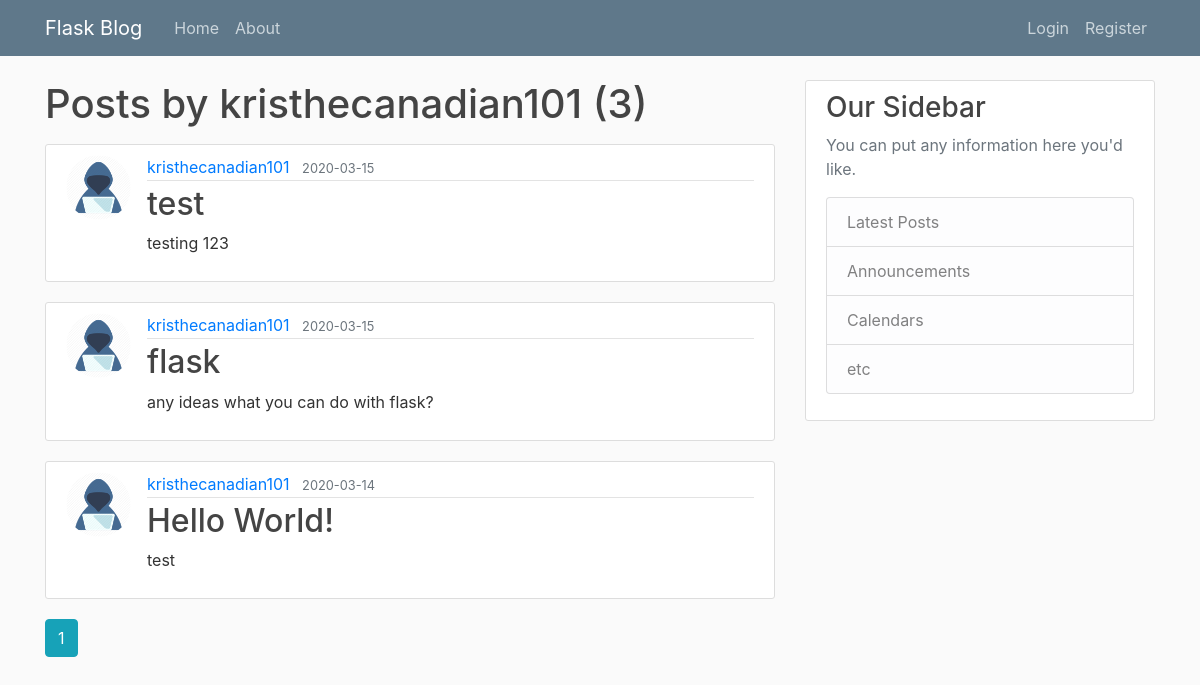
Before: /user/kristhecanadian101 with the older database file.
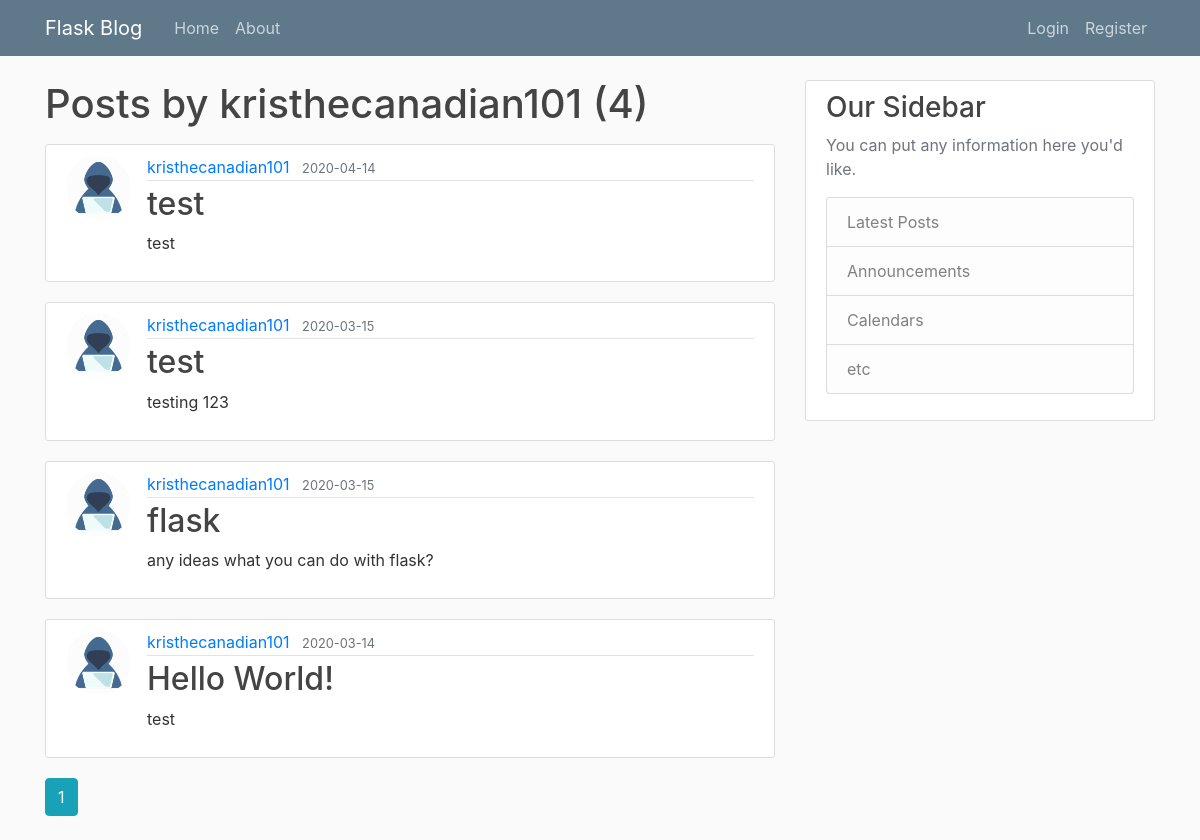
After: the same page with the newer database file.
### app/models.py (models this page shows, shortened)
class Post(db.Model):
    id = db.Column(db.Integer, primary_key=True)
    title = db.Column(db.String(100), nullable=False)
    date_posted = db.Column(db.DateTime, nullable=False, default=datetime.utcnow)
    content = db.Column(db.Text, nullable=False)
    user_id = db.Column(db.Integer, db.ForeignKey('user.id'), nullable=False)

class User(db.Model, UserMixin):
    id = db.Column(db.Integer, primary_key=True)
    username = db.Column(db.String(20), unique=True, nullable=False)
    email = db.Column(db.String(120), unique=True, nullable=False)
    image_file = db.Column(db.String(20), nullable=False, default='userimage.png')
    password = db.Column(db.String(60), nullable=False)
    posts = db.relationship('Post', backref='author', lazy=True)

### app/users/routes.py (the view)
@users.route('/user/<string:username>')
def user_posts(username):
    page = request.args.get('page', 1, type=int)
    user = User.query.filter_by(username=username).first_or_404()
    posts = Post.query.filter_by(author=user).order_by(Post.date_posted.desc()).paginate(page=page, per_page=6)
    return render_template('user_posts.html', posts=posts, user=username)

### app/templates/user_posts.html (shortened to what this page needs)
{% extends 'base.html' %}
{% block content %}
    <h1 class="mb-3">Posts by {{ user }} ({{ posts.total }})</h1>
    {% for post in posts.items %}
        <article class="media content-section">
            <img class="rounded-circle article-img"
                 src="{{ url_for('static', filename='profile_pics/' + post.author.image_file) }}" alt="profile picture">
            <div class="media-body">
                <div class="article-metadata">
                    <a class="mr-2" href="{{ url_for('users.user_posts', username=post.author.username) }}">{{ post.author.username }}</a>
                    <small class="text-muted">{{ post.date_posted.strftime('%Y-%m-%d') }}</small>
                </div>
                <h2><a class="article-title" href="{{ url_for('posts.post', post_id=post.id) }}">{{ post.title }}</a></h2>
                <p class="article-content">{{ post.content }}</p>
            </div>
        </article>
    {% endfor %}
    {% for page_num in posts.iter_pages(left_edge=1, right_edge=1, left_current=1, right_current=2) %}
        {% if page_num %}
            {% if posts.page == page_num %}
                <a class="btn btn-info mb-4" href="{{ url_for('users.user_posts', username=user.username, page=page_num) }}">{{ page_num }}</a>
            {% else %}
                <a class="btn btn-outline-info mb-4" href="{{ url_for('users.user_posts', page=page_num) }}">{{ page_num }}</a>
            {% endif %}
        {% endif %}
    {% endfor %}
{% endblock %}

Changed rows visible on the page:
added Post: image_file (picture), author.username "kristhecanadian101", date_posted "2020-04-14", title "test", content "test"
Other visible differences:
{{ posts.total }}: "3" → "4"
